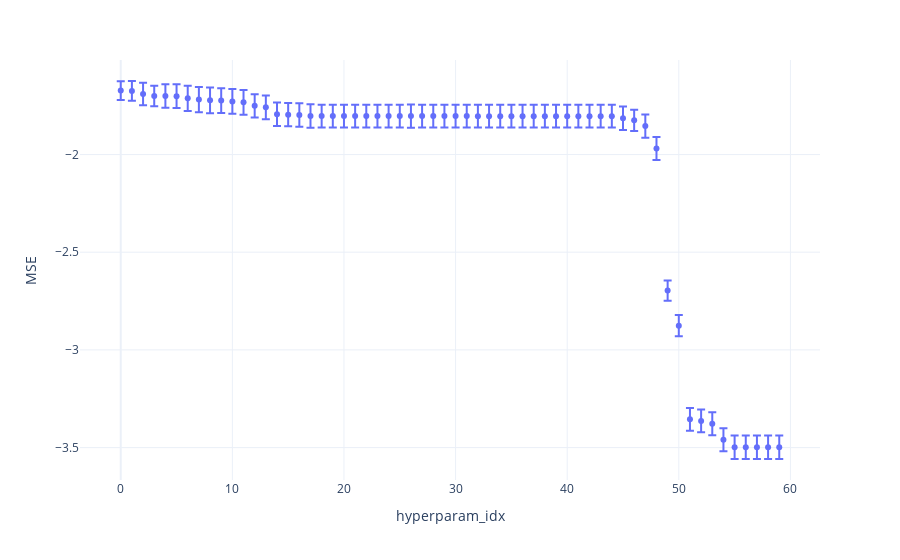

Notebook source saved alongside this figure:
### Markdown cell above
# SVM

### Code cell
# Define parameters space
param_grid = [
    {
        "svm__estimator__C" : stats.uniform(0.1,100), 
        "svm__estimator__kernel" : ["linear"]
    },
    {
        "svm__estimator__C" : stats.loguniform(0.1, 100), 
        "svm__estimator__gamma" : stats.loguniform(0.0001, 10), 
        "svm__estimator__kernel" : ["poly","rbf"]
    }
]

search = train_model(
    param_grid=param_grid, 
    estimator = MultiOutputRegressor(estimator = SVR()),
    estimator_name = "svm",
    train_set=(X_train, y_train)
)

print(f"Best Params : {search.best_params_}")
print(f"Best train score : {search.best_score_}")

cv_results, p = get_cv_result(search)
#print(results.head())
p.show()

### Figure 1 — Plotly figure (JSON) as saved in the notebook; plotly's stock layout.template omitted (floating-point values rounded to 4 significant figures)
{"data": [{"error_y": {"array": [0.04756, 0.05085, 0.0578, 0.05274, 0.06008, 0.06074, 0.06449, 0.06463, 0.06556, 0.06341, 0.06305, 0.06363, 0.05955, 0.06066, 0.06027, 0.05967, 0.06032, 0.06029, 0.05828, 0.05819, 0.05819, 0.05821, 0.05827, 0.05828, 0.05822, 0.05823, 0.05892, 0.05816, 0.05821, 0.05825, 0.05822, 0.05822, 0.05821, 0.05821, 0.05819, 0.05857, 0.05847, 0.05847, 0.05849, 0.05831, 0.05857, 0.05858, 0.05852, 0.05841, 0.05843, 0.06021, 0.05459, 0.05913, 0.05856, 0.05167, 0.05443, 0.05833, 0.05842, 0.05859, 0.05933, 0.05997, 0.05997, 0.05997, 0.05997, 0.05997]}, "hovertemplate": "x=%{x}<br>y=%{y}<extra></extra>", "legendgroup": "", "marker": {"color": "#636efa", "symbol": "circle"}, "mode": "markers", "name": "", "orientation": "v", "showlegend": false, "type": "scatter", "x": [0, 1, 2, 3, 4, 5, 6, 7, 8, 9, 10, 11, 12, 13, 14, 15, 16, 17, 18, 19, 20, 21, 22, 23, 24, 25, 26, 27, 28, 29, 30, 31, 32, 33, 34, 35, 36, 37, 38, 39, 40, 41, 42, 43, 44, 45, 46, 47, 48, 49, 50, 51, 52, 53, 54, 55, 56, 57, 58, 59], "xaxis": "x", "y": [-1.673, -1.675, -1.691, -1.7, -1.701, -1.701, -1.712, -1.719, -1.723, -1.724, -1.728, -1.733, -1.751, -1.758, -1.794, -1.796, -1.798, -1.803, -1.803, -1.803, -1.803, -1.803, -1.803, -1.803, -1.803, -1.803, -1.803, -1.803, -1.803, -1.803, -1.803, -1.803, -1.803, -1.803, -1.803, -1.804, -1.804, -1.804, -1.804, -1.804, -1.804, -1.804, -1.804, -1.804, -1.804, -1.814, -1.825, -1.855, -1.969, -2.696, -2.876, -3.355, -3.363, -3.378, -3.46, -3.498, -3.498, -3.498, -3.498, -3.498], "yaxis": "y"}], "layout": {"legend": {"tracegroupgap": 0}, "margin": {"t": 60}, "xaxis": {"anchor": "y", "domain": [0, 1], "title": {"text": "hyperparam_idx"}}, "yaxis": {"anchor": "x", "domain": [0, 1], "title": {"text": "MSE"}}}}
